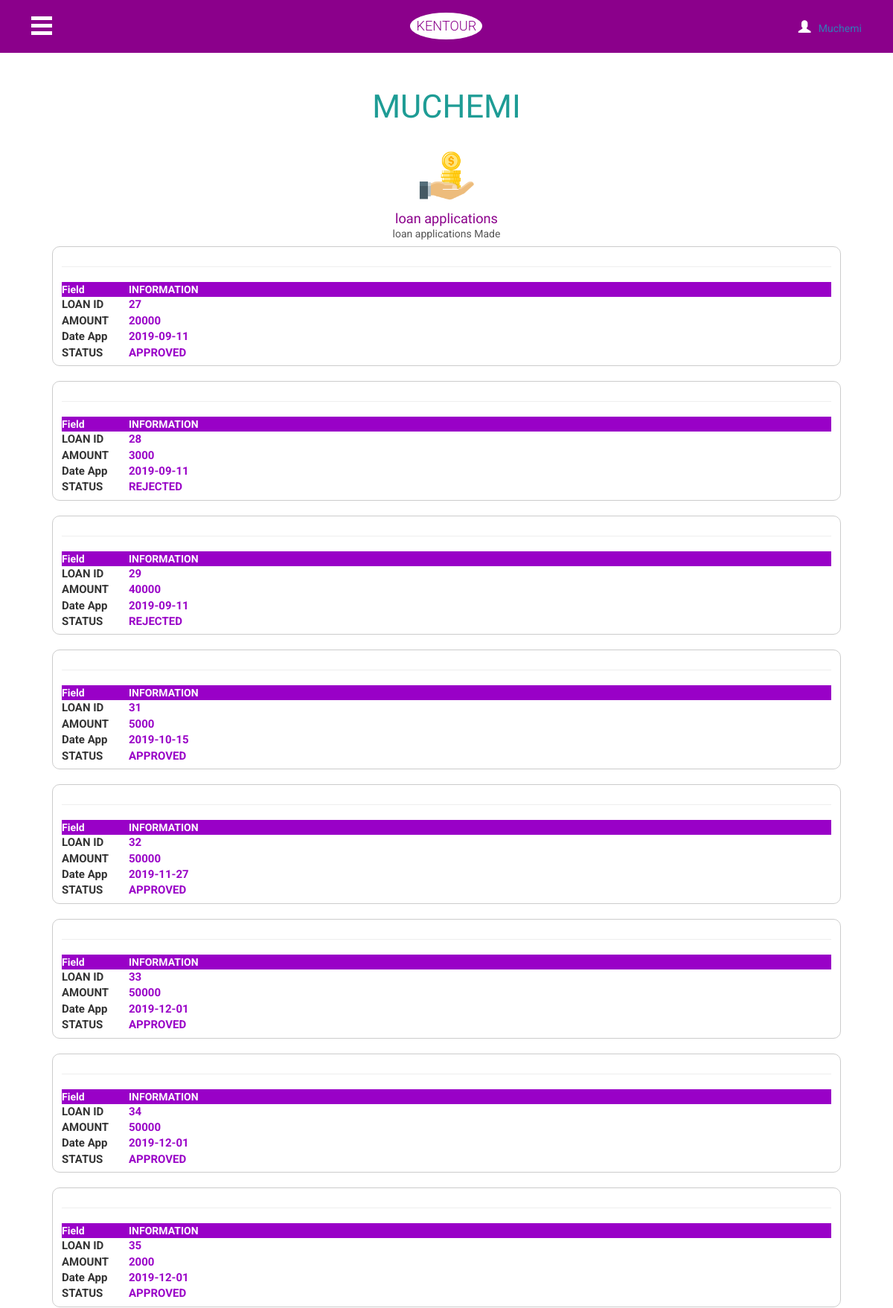
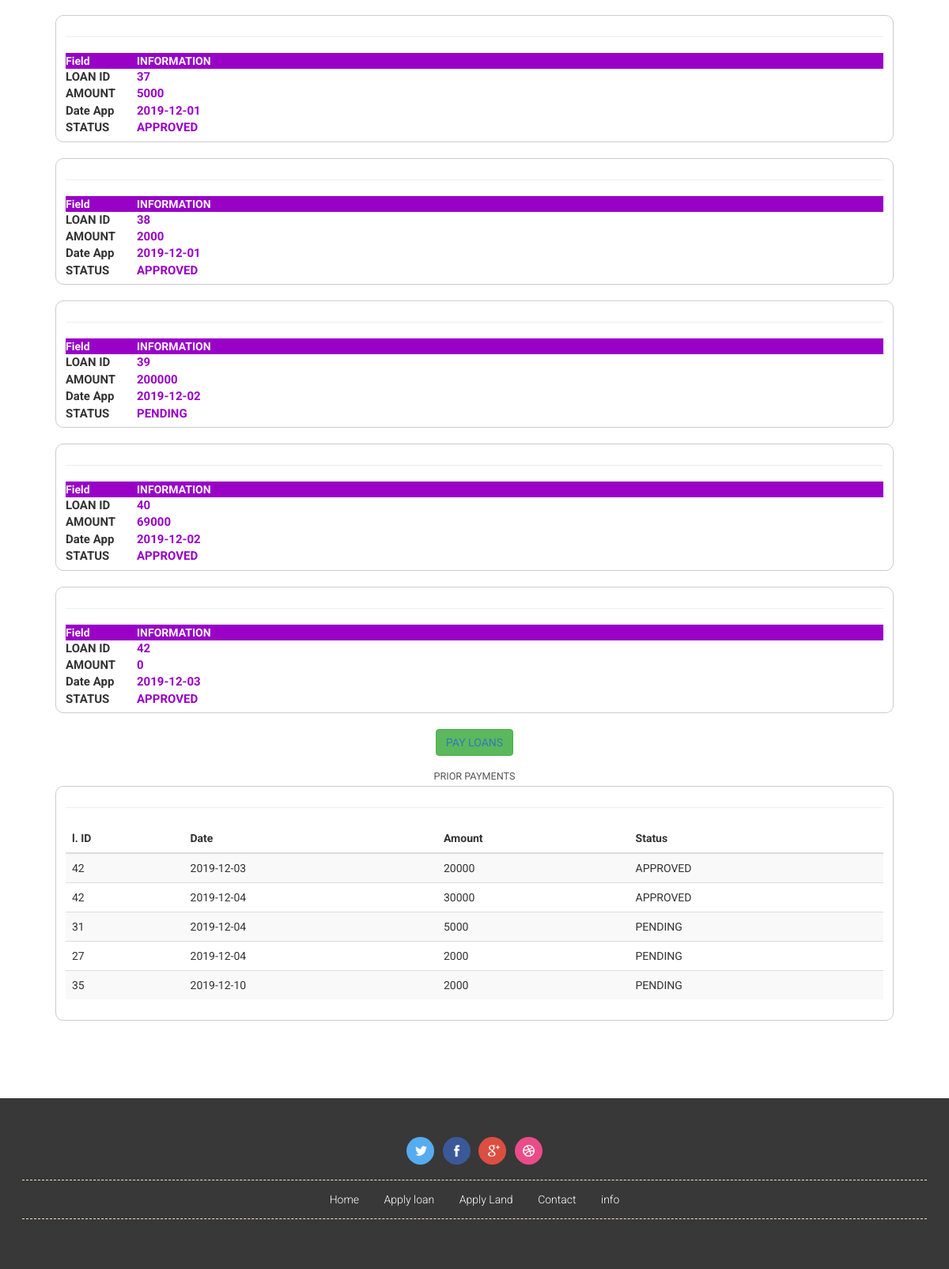
/CLIENT/myloans.php (signed in), run on the app's committed database (2 pictures, top to bottom).
### tables this page shows
CREATE TABLE `cashloans` (
  `id` int(11) NOT NULL,
  `amount` int(11) NOT NULL,
  `dateapplied` date NOT NULL,
  `timeapplied` time NOT NULL,
  `datedue` date NOT NULL,
  `memberid` int(11) NOT NULL,
  `membername` varchar(255) NOT NULL,
  `purpose` varchar(255) NOT NULL,
  `status` varchar(255) NOT NULL
);

CREATE TABLE `cashloanpayments` (
  `id` int(11) NOT NULL,
  `mid` int(11) NOT NULL,
  `username` varchar(255) NOT NULL,
  `loanid` int(11) NOT NULL,
  `amount` double NOT NULL,
  `mode` varchar(255) NOT NULL,
  `date` date NOT NULL,
  `time` time NOT NULL,
  `status` varchar(255) NOT NULL
);

### CLIENT/myloans.php (the view, shortened to what this page needs)
<!DOCTYPE html>
<html>
<head><meta http-equiv="Content-Type" content="text/html; charset=utf-8">
<link href="css/bootstrap.css" type="text/css" rel="stylesheet" media="all">
<link href="css/style.css" type="text/css" rel="stylesheet" media="all">
<link rel="stylesheet" href="css/ken-burns.css" type="text/css" media="all" />
</head>
<body class="bg">
	<div class="agile-main">
		<div class="content-wrap">
			<div class="header">
				<div class="menu-icon">
					<button class="menu-button" id="open-button">O</button>
				</div>
				<div class="logo">
					<h2><a href="index.php">KENTOUR</a></h2>
				</div>
				<div class="login">
					<a href="" class="sign-in popup-top-anim"><span class="glyphicon glyphicon-user"></span>
						<?php  if (isset($_SESSION['username'])) : ?>
						<?php echo $_SESSION['username']; ?>
						<?php endif ?>
					</a>
				</div>
			</div>
			<div class="content">
				<div class="welcome">
					<h3 class="w3ls-title"><?php echo strtoupper($_SESSION['username']);?></h3>
					<div class="welcome-info">
						<div class="bs-example bs-example-tabs" role="tabpanel" data-example-id="togglable-tabs">
							<ul id="myTab" class=" nav-tabs" role="tablist">
								<li role="presentation" class="active"><a href="#home" id="home-tab" role="tab" data-toggle="tab" aria-controls="home" aria-expanded="true">
									<span><img src="images/cashloan.png" style="width:80px; height:80px;"/></span>
									<h5>loan applications</h5>
									 loan applications Made <?php 	?>
								</a></li>
							</ul>
								<?php require('connect-db.php')?>
								<?php
									$user = $_SESSION['username'];
									$sql = "SELECT * FROM cashloans WHERE membername='$user'";
									$result = mysqli_query($conn, $sql);
									while($row = mysqli_fetch_array($result, MYSQLI_NUM))
									{
										echo '<div style="padding: 6px 12px; border: 1px solid #ccc; border-radius: 10px; text-align: left; width:100%; ">';
										echo '
										<table class="container">
											<thead>
												<tr style="color:#FEFEFE; background:#9901C7; ">
													<th scope="col">Field</th>
													<th scope="col">INFORMATION<th>
												</tr>
												<hr>
											</thead>';
											echo '<tr style="">';
												echo'<td style="width: 90px;font-size: 15px;">';
													echo '<b>
														<label>LOAN ID</label><br>
														<label>AMOUNT </label><br>
														<label>Date App </label><br>
														<label>STATUS </label><br>
													</b></td>';
													echo '
													<td style="color:#9901C7; font-size: 15px;  ">
														<label>'.$row[0].'</label><br>
														<label>'.$row[1].'</label><br>
														<label>'.$row[2].'</label><br>
														<label>'.$row[8].'</label><br>
													</td>';
											echo '</tr>';
										echo '</table>';
										echo '</div>';
										echo '<br>';
									}
								?>
							<div class="form-group">
                            	<button type="submit"  class="btn btn-success"><a href="payloans.php">PAY LOANS	</a></button>
						    </div>
							<p> PRIOR PAYMENTS </p>
							<div style="padding: 6px 12px; border: 1px solid #ccc; border-radius: 10px; text-align: left; width:100%; ">
							<table class="table table-striped " >
								<thead>
									<tr>
										<th scope="col">l. ID</th>
										<th scope="col">Date</th>
										<th scope="col">Amount</th>
										<th scope="col">Status</th>
									</tr>
									<hr>
								</thead>
								<?php
									$sql = "SELECT * FROM cashloanpayments WHERE username='$user'";
									$result = mysqli_query($conn, $sql);
									while($row = mysqli_fetch_array($result, MYSQLI_NUM)){
										echo '<tr style="">';
											echo '<td>'.$row[3].'</td>';
											echo '<td>'.$row[6].'</td>';
											echo '<td>'.$row[4].'</td>';
											echo '<td>'.$row[8].'</td>';
									}
								?>
								</table>
							</div>
						</div>
					</div>
				</div>
				<div class="w3agile properties">
				</div>
				<div class="w3agile footer">
					<div class="social-icons">
						<ul>
							<li><a href="#"> </a></li>
							<li><a href="#" class="fb"> </a></li>
							<li><a href="#" class="gp"> </a></li>
							<li><a href="#" class="drb"> </a></li>
						</ul>
					</div>
					<div class="footer-nav">
						<ul>
							<li><a href="index.php"> Home </a></li>
							<li><a href="aloan.php"> Apply loan</a> </li>
							<li><a href="aland.php"> Apply Land </a></li>
							<li><a href="contact.php"> Contact </a></li>
							<li><a href="info.php"> info </a></li>
						</ul>
					</div>
				</div>
			</div>
		</div>
	</div>
</body>
</html>

### CLIENT/css/style.css (style rules this page uses)
body { margin:0; font-family: 'Roboto', sans-serif; background:url(../images/bg.jpg)repeat 0px 0px; background-size:cover; }
body a { transition: 0.5s all; -webkit-transition: 0.5s all; -moz-transition: 0.5s all; -o-transition: 0.5s all; -ms-transition: 0.5s all; text-decoration:none; }
h1,h2,h3,h4,h5,h6 { margin:0; font-family: 'Abel', sans-serif; }
p { margin:0; }
ul,label { margin:0; padding:0; }
.bg { background: #fff; }
.header { background: #8b008b; padding: 1.2em 3em; }
.menu-icon,.logo,.login { float: left; width: 33.33%; }
.logo { text-align: center; }
.logo h2 { font-size: 1.3em; font-family: 'Roboto', sans-serif; }
.logo h2 a { color: #8b008b; background: #fff; font-weight: 300; border-radius: 50%; padding: 8px; display: inline-block; text-decoration:none; }
.login { text-align: right; }
.login a.sign-in { outline: none; display: inline-block; }
.login a.sign-in span { font-size: 1.2em; color: white; margin: 0.6em 0.4em; }
.container, .content-wrap { overflow: hidden; width: 100%; height: 100%; }
.content { position: relative; }
.content::before { position: absolute; top: 0; left: 0; z-index: 10; width: 100%; height: 100%; background: rgba(0,0,0,0.3); content: ''; opacity: 0; -webkit-transform: translate3d(100%,0,0); -moz-transform: translate3d(100%,0,0); -o-transform: translate3d(100%,0,0); -ms-transform: translate3d(100%,0,0); transform: translate3d(100%,0,0); -webkit-transition: opacity 0.4s, -webkit-transform 0s 0.4s; -moz-transition: opacity 0.4s, -moz-transform 0s 0.4s; transition: opacity 0.4s, transform 0s 0.4s; -webkit-transition-timing-function: cubic-bezier(0.7,0,0.3,1); -moz-transition-timing-function: cubic-bezier(0.7,0,0.3,1); transition-timing-function: cubic-bezier(0.7,0,0.3,1); }
.menu-button { position: relative; z-index: 1000; padding: 0; width: 2.5em; height: 2.2em; border: none; text-indent: 2.8em; font-size: 0.8em; color: transparent; background: transparent; outline: none; margin: .5em 0; }
.menu-button::before { position: absolute; top: 0; right: 0; bottom: 0; left: 0; background: -webkit-linear-gradient(#ffffff 20%, transparent 20%, transparent 40%, #ffffff 40%, #ffffff 60%, transparent 60%, transparent 80%, #ffffff 80%); background: linear-gradient(#ffffff 20%, transparent 20%, transparent 40%, #ffffff 40%, #ffffff 60%, transparent 60%, transparent 80%, #ffffff 80%); content: ''; }
.welcome { padding: 3.5em 5em 0; }
.welcome-info { text-align: center; }
.welcome .bs-example.bs-example-tabs .nav-tabs { border: none; margin: 2em 0 .5em; }
.welcome .bs-example-tabs ul.nav-tabs li { display: inline-block; float: none; }
.welcome .bs-example-tabs ul.nav-tabs li a { display: block; outline: none; border: none; margin: 0; }
.nav-tabs li a h5 { font-size: 1.3em; color: #1e9c95; margin-top: 0.5em; }
.nav-tabs > li.active >a h5 { color: #8b008b; }
.w3agile,.services,.about { padding: 3.5em 2em; background:#fff; }
h3.w3ls-title { font-size: 3.1em; color: #1e9c95; margin-bottom: .2em; text-align: center; }
p { font-size: 0.9em; line-height: 1.8em; color: #555; font-weight: 400; }
.w3agile.footer { background: #383838; text-align: center; }
.social-icons ul { display:inline-block; padding: 0; }
.social-icons ul li { position: inherit; display: inline-block; width: inherit; }
.social-icons ul li:nth-child(2) { margin: 0 .5em; }
.social-icons ul li:nth-child(3) { margin-right: .5em; }
.social-icons ul li a { background: url(../images/social-icons.png)#55acee no-repeat 4px 3px; display: block; height: 35px; width: 35px; -webkit-transition: .5s all; transition: .5s all; -moz-transition: .5s all; -webkit-border-radius: 50%; -moz-border-radius: 50%; border-radius: 50%; }
.social-icons ul li a.fb { background-position: 3px -32px; background-color:#3b5998; }
.social-icons ul li a.gp { background-position: 5px -67px; background-color:#dc4e41; }
.social-icons ul li a.drb { background-position: 3px -102px; background-color:#ea4c89; }
.footer-nav { padding: 1em 0; margin: 1em 0; border-top: 1px dashed #ffe4c4; border-bottom: 1px dashed #ffe4c4; }
.footer-nav ul li { display: inline-block; font-size: 1em; margin-left: 2em; }
.footer-nav ul li:nth-child(1) { margin: 0; }
.footer-nav ul li a { color: #fff; font-weight: 300; }

### data on the page
cashloans: id "27", amount "20000", dateapplied "2019-09-11", status "APPROVED"
cashloans: id "28", amount "3000", dateapplied "2019-09-11", status "REJECTED"
cashloans: id "29", amount "40000", dateapplied "2019-09-11", status "REJECTED"
cashloans: id "31", amount "5000", dateapplied "2019-10-15", status "APPROVED"
cashloans: id "32", amount "50000", dateapplied "2019-11-27", status "APPROVED"
cashloans: id "33", amount "50000", dateapplied "2019-12-01", status "APPROVED"
cashloans: id "34", amount "50000", dateapplied "2019-12-01", status "APPROVED"
cashloans: id "35", amount "2000", dateapplied "2019-12-01", status "APPROVED"
cashloans: id "37", amount "5000", dateapplied "2019-12-01", status "APPROVED"
cashloans: id "38", amount "2000", dateapplied "2019-12-01", status "APPROVED"
cashloans: id "39", amount "200000", dateapplied "2019-12-02", status "PENDING"
cashloans: id "40", amount "69000", dateapplied "2019-12-02", status "APPROVED"
cashloans: id "42", amount "0", dateapplied "2019-12-03", status "APPROVED"
cashloanpayments: loanid "42", date "2019-12-03", amount "20000", status "APPROVED"
cashloanpayments: loanid "42", date "2019-12-04", amount "30000", status "APPROVED"
cashloanpayments: loanid "31", date "2019-12-04", amount "5000", status "PENDING"
cashloanpayments: loanid "27", date "2019-12-04", amount "2000", status "PENDING"
cashloanpayments: loanid "35", date "2019-12-10", amount "2000", status "PENDING"

### other printed values
$_SESSION['username'] "Muchemi"
$_SESSION['username'] "MUCHEMI"
